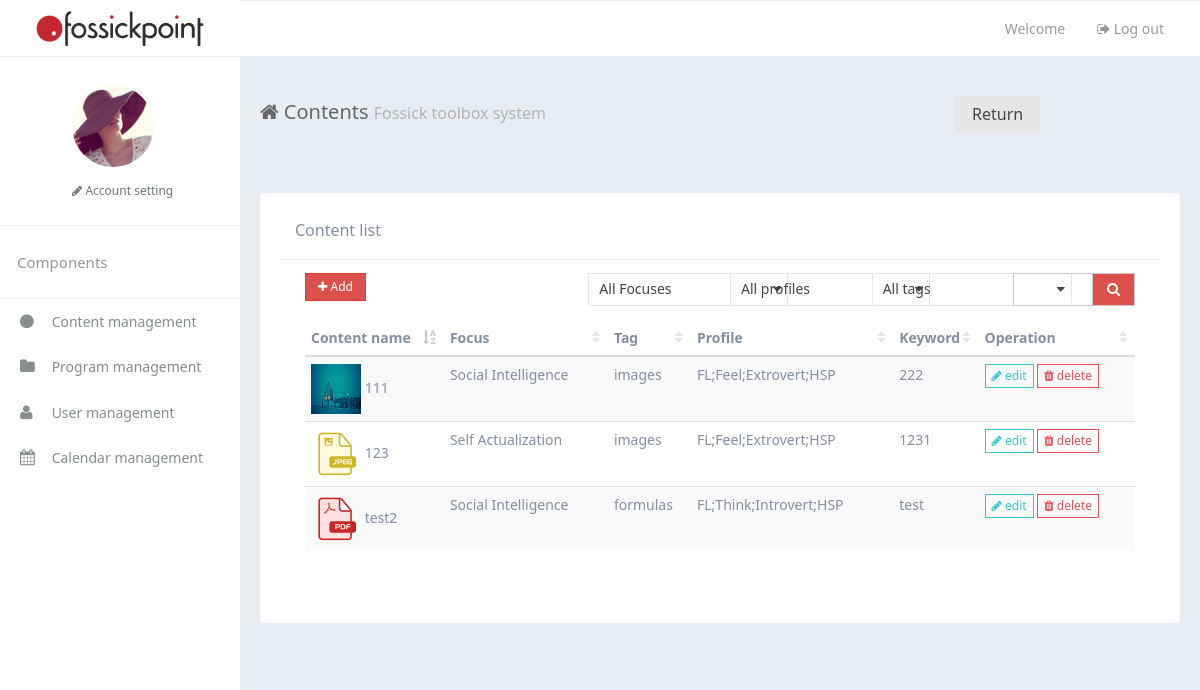
The page /toolbox/contents/ (signed in) on the database as committed earlier.
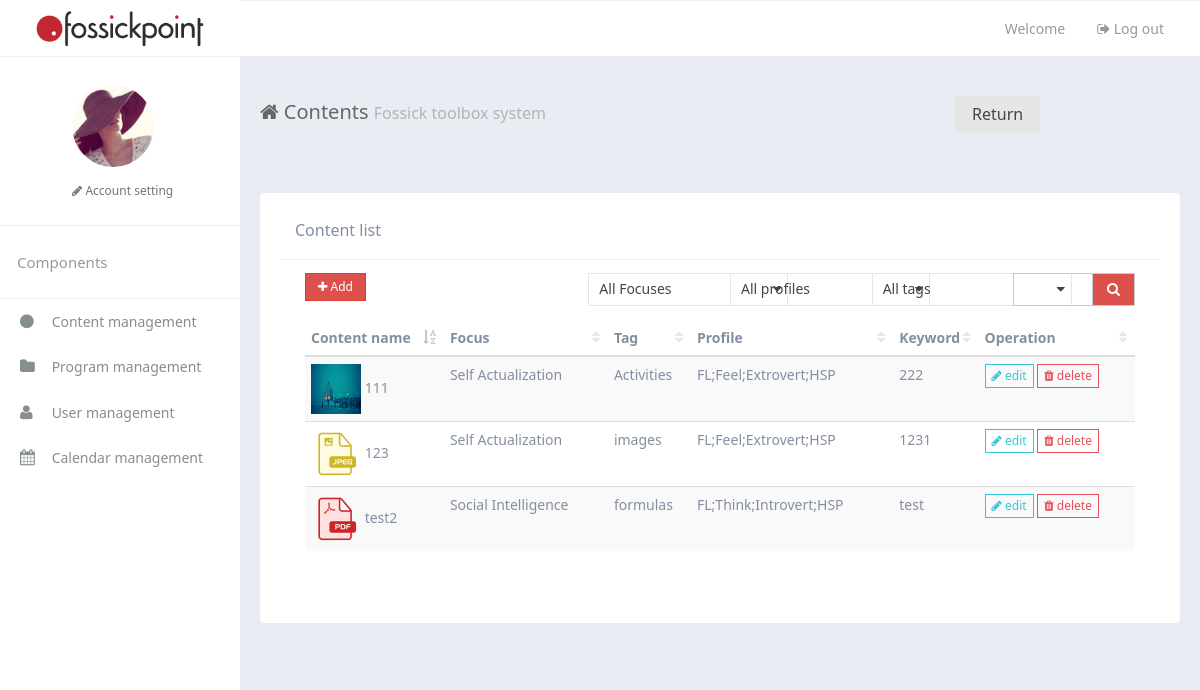
The same page on the database as committed later.
### toolbox/models.py (models this page shows, shortened)
class Content(models.Model):
    name = models.CharField(max_length=100)
    type_choice = (('doc','doc'),('pdf','pdf'),('image', 'image'),('video', 'video'),('audio', 'audio'),('other','other'))
    type = models.CharField(max_length=30,choices=type_choice)
    focus_choice = (('Emotional Intelligence','Emotional Intelligence'),('Social Intelligence','Social Intelligence'),('Self Actualization','Self Actualization'))
    focus = models.CharField(max_length=30,choices=focus_choice,default='Emotional Intelligence')
    tag_choice = (('Images','Images'),('Formulas','Formulas'),('Activities','Activities'),('Skills','Skills'),('Social frameworks','Social frameworks'),('Concepts','Concepts'),('Myths & notions','Myths & notions'),('Principles','Principles'))
    tag = models.CharField(max_length=30,choices=tag_choice)
    thumbnail = models.ImageField(upload_to='contents/', null=True)
    profile = models.ManyToManyField(Profile)
    profileText = models.TextField(max_length=100,default='')
    keyword = models.CharField(max_length=100)
    address = models.FileField(upload_to='contents/')

### toolbox/views.py (the view, shortened to what this page needs)
def contents(request):
    if 'uuid' in request.session:
        contentList = Content.objects.all().values()
        for content in contentList:
            content["thumbnail"] = content["thumbnail"].split("/")[1]
        context = {'contentList':contentList}
        return render(request,"toolbox/contents.html",context)
    else:
        return HttpResponse("You have not login")

### toolbox/templates/toolbox/contents.html (shortened to what the changed rows need)
{% extends 'toolbox/_base.html' %} {% load static %}
{% block main %}
<div class="row-content am-cf">
    <div class="row">
        <div class="am-u-sm-12 am-u-md-12 am-u-lg-12">
            <div class="widget am-cf">
                <div class="widget-body  am-fr">
                    <div class="am-u-sm-12">
                        <table width="100%" class="am-table am-table-compact am-table-striped tpl-table-black " id="example-r">
                            <thead>
                                <tr>
                                    <th>Content name</th>
                                    <th>Focus</th>
                                    <th>Tag</th>
                                    <th>Profile</th>
                                    <th>Keyword</th>
                                    <th>Operation</th>
                                </tr>
                            </thead>
                            <tbody id="contentTable">
                                {% if contentList %} {% for content in contentList %}
                                <tr class="gradeX">
                                    <td><img src="../static/{{content.thumbnail}}" style="width:50px; height:50px"> {{content.name}}</td>
                                    <td>{{content.focus}}</td>
                                    <td>{{content.tag}}</td>
                                    <td>{{content.profileText}}</td>
                                    <td>{{content.keyword}}</td>
                                    <td>
                                        <div class="tpl-table-black-operation">
                                            <a href="{% url 'content' contentID=content.id %}" class="tpl-table-black-operation-edit">
                                                            <i class="am-icon-pencil"></i> edit
                                                        </a>
                                            <a href="javascript:;" onclick="deleteContent({{content.id}})" class="tpl-table-black-operation-del">
                                                            <i class="am-icon-trash"></i> delete
                                                        </a>
                                        </div>
                                    </td>
                                </tr>
                                {% endfor %} {% endif %}
                            </tbody>
                        </table>
                    </div>
                </div>
            </div>
        </div>
    </div>
</div>
{% endblock %}

Rows that differ between the two databases and show on the page:
changed Content: focus "Social Intelligence" → "Self Actualization"; tag "images" → "Activities"
